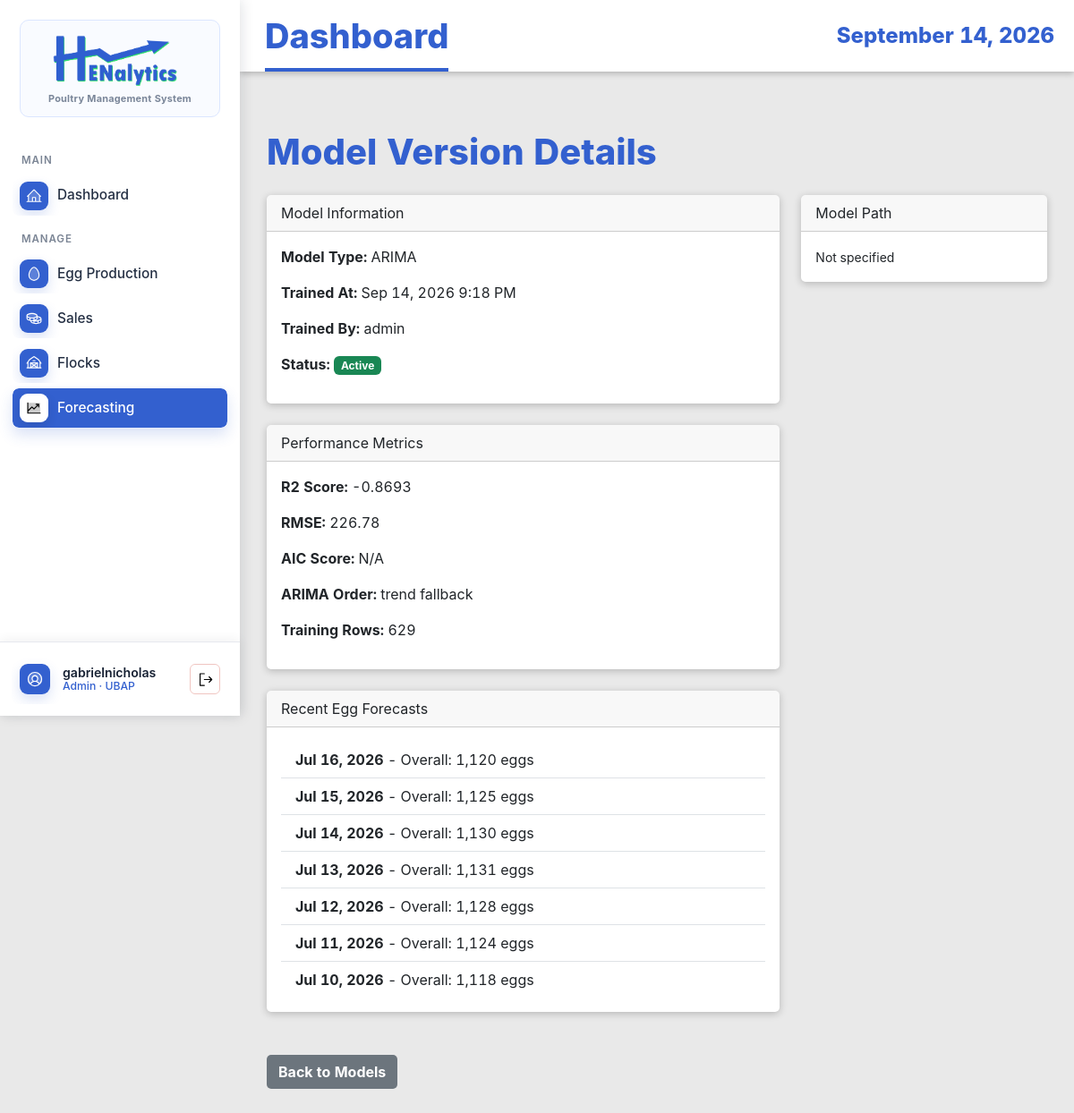
Page /model-versions/577/ (signed in) on the committed database.
### EggProduction/models.py (models this page shows, shortened)
class ModelVersion(models.Model):
    MODEL_TYPE_CHOICES = (
        ('arima', 'ARIMA'),
        ('mlr', 'Multiple Linear Regression'),
        ('hybrid', 'Hybrid Model'),
        ('lstm', 'LSTM Neural Network'),
    )
    model_type = models.CharField(max_length=20, choices=MODEL_TYPE_CHOICES)
    trained_at = models.DateTimeField(auto_now_add=True)
    triggered_by = models.ForeignKey(User, on_delete=models.SET_NULL, null=True)
    r2_score = models.DecimalField(max_digits=5, decimal_places=4, null=True, blank=True)
    rmse = models.DecimalField(max_digits=10, decimal_places=2, null=True, blank=True)
    mae = models.DecimalField(max_digits=10, decimal_places=2, null=True, blank=True)
    mape = models.DecimalField(max_digits=8, decimal_places=2, null=True, blank=True)
    baseline_rmse = models.DecimalField(max_digits=10, decimal_places=2, null=True, blank=True)
    aic_score = models.DecimalField(max_digits=15, decimal_places=2, null=True, blank=True)
    arima_order = models.CharField(max_length=80, null=True, blank=True, help_text="Format: (p,d,q)")
    pkl_path = models.CharField(max_length=255, null=True, blank=True)
    feature_set = models.CharField(max_length=50, blank=True, default='')
    selection_metric = models.CharField(max_length=30, blank=True, default='rolling_mae_mape')
    comparison_summary = models.JSONField(blank=True, default=dict)
    is_active = models.BooleanField(default=True)
    training_rows = models.IntegerField(null=True, blank=True)
    created_at = models.DateTimeField(auto_now_add=True)
    class Meta:
        ordering = ['-trained_at']
        verbose_name_plural = "Model Versions"

class HarvestForecast(models.Model):
    flock = models.ForeignKey(Flock, on_delete=models.CASCADE, related_name='harvest_forecasts')
    model_version = models.ForeignKey(ModelVersion, on_delete=models.CASCADE, related_name='harvest_forecasts')
    forecast_date = models.DateField()
    grade = models.CharField('egg size', max_length=20, choices=FORECAST_CATEGORY_CHOICES)
    predicted_qty = models.IntegerField(validators=[MinValueValidator(0)])
    lower_qty = models.IntegerField(validators=[MinValueValidator(0)], null=True, blank=True)
    upper_qty = models.IntegerField(validators=[MinValueValidator(0)], null=True, blank=True)
    created_at = models.DateTimeField(auto_now_add=True)
    class Meta:
        ordering = ['-forecast_date']
        unique_together = ('flock', 'model_version', 'forecast_date', 'grade')

### EggProduction/views.py (the view)
# urls.py: path('model-versions/<int:pk>/', views.ModelVersionDetailView.as_view(), name='model-version-detail'),
class ModelVersionDetailView(AdminAccessMixin, DetailView):
    model = ModelVersion
    template_name = 'egg_production/model_version_detail.html'
    context_object_name = 'model'
    def get_context_data(self, **kwargs):
        context = super().get_context_data(**kwargs)
        model = self.get_object()
        context['harvest_forecasts'] = HarvestForecast.objects.filter(model_version=model)[:10]
        context['sales_forecasts'] = SalesForecast.objects.filter(model_version=model)[:10]
        return context

### EggProduction/views.py (called while the page is built)
    def test_func(self):
        user = self.request.user
        try:
            profile = UserProfile.objects.get(user=user)
            return profile.role == 'admin' or user.username == 'gabrielnicholas'
        except UserProfile.DoesNotExist:
            return user.username == 'gabrielnicholas'

### EggProduction/templates/egg_production/model_version_detail.html (shortened to what this page needs)
{% extends 'base.html' %}
{% load humanize %}
{% block content %}
<div class="container mt-4">
    <h1 class="mb-4">Model Version Details</h1>
    <div class="row mb-4">
        <div class="col-md-8">
            <div class="card mb-4">
                <div class="card-header">Model Information</div>
                <div class="card-body">
                    <p><strong>Model Type:</strong> {{ model.get_model_type_display }}</p>
                    <p><strong>Trained At:</strong> {{ model.trained_at|date:"M d, Y g:i A" }}</p>
                    <p><strong>Trained By:</strong> {{ model.triggered_by.get_full_name|default:model.triggered_by.username }}</p>
                    <p><strong>Status:</strong>
                        {% if model.is_active %}<span class="badge bg-success">Active</span>
                        {% else %}<span class="badge bg-secondary">Inactive</span>{% endif %}
                    </p>
                </div>
            </div>
            <div class="card mb-4">
                <div class="card-header">Performance Metrics</div>
                <div class="card-body">
                    <p><strong>R2 Score:</strong> {{ model.r2_score|default:"N/A" }}</p>
                    <p><strong>RMSE:</strong> {{ model.rmse|default:"N/A" }}</p>
                    <p><strong>AIC Score:</strong> {{ model.aic_score|default:"N/A" }}</p>
                    <p><strong>ARIMA Order:</strong> {{ model.arima_order|default:"N/A" }}</p>
                    <p><strong>Training Rows:</strong> {{ model.training_rows|default:"N/A"|intcomma }}</p>
                </div>
            </div>
            {% if harvest_forecasts %}
            <div class="card mb-4">
                <div class="card-header">Recent Egg Forecasts</div>
                <div class="card-body">
                    <ul class="list-group list-group-flush">
                        {% for forecast in harvest_forecasts %}
                        <li class="list-group-item">
                            <strong>{{ forecast.forecast_date|date:"M d, Y" }}</strong> -
                            {{ forecast.get_grade_display }}: {{ forecast.predicted_qty|intcomma }} eggs
                        </li>
                        {% endfor %}
                    </ul>
                </div>
            </div>
            {% endif %}
        </div>
        <div class="col-md-4">
            <div class="card">
                <div class="card-header">Model Path</div>
                <div class="card-body">
                    <small>{{ model.pkl_path|default:"Not specified" }}</small>
                </div>
            </div>
        </div>
    </div>
    <a href="{% url 'eggproduction:model-version-list' %}" class="btn btn-secondary">Back to Models</a>
</div>
{% endblock %}

### EggProduction/templates/base.html (shortened to what this page needs)
{% load static %}
<!DOCTYPE html>
<html lang="en">
<head>
    <link href="{% static 'vendor/bootstrap/css/bootstrap.min.css' %}" rel="stylesheet">
    <link rel="stylesheet" href="{% static 'vendor/datatables/css/jquery.dataTables.min.css' %}">
    <link rel="stylesheet" href="{% static 'vendor/datatables-buttons/css/buttons.dataTables.min.css' %}">
    <link rel="stylesheet" href="{% static 'EggProduction/css/style.css' %}">
</head>
<body class="{% if request.user.is_authenticated %}app-body{% else %}auth-body{% endif %}">
    {% if request.user.is_authenticated %}
    <div class="app-shell">
        <aside class="app-sidebar">
            <a href="{% url 'eggproduction:dashboard' %}" class="brand-lockup">
                <span class="brand-card">
                    <img src="{% static 'EggProduction/img/logo-blue-ver.png' %}" alt="Henalytics">
                    <span class="brand-subtitle">Poultry Management System</span>
                </span>
            </a>
            <nav class="side-nav" aria-label="Main navigation">
                <div class="nav-section-label">MAIN</div>
                <a href="{% url 'eggproduction:dashboard' %}"
                    class="side-link {% if request.resolver_match.url_name == 'dashboard' %}active{% endif %}">
                    <img class="side-icon side-img-icon" src="{% static 'EggProduction/img/house-line-duotone.svg' %}"
                        alt="" aria-hidden="true">
                    <span>Dashboard</span>
                </a>
                <div class="nav-section-label">MANAGE</div>
                <a href="{% url 'eggproduction:production-log-list' %}"
                    class="side-link {% if 'production-log' in request.resolver_match.url_name or 'grading-log' in request.resolver_match.url_name %}active{% endif %}">
                    <img class="side-icon side-img-icon" src="{% static 'EggProduction/img/egg-duotone.svg' %}" alt=""
                        aria-hidden="true">
                    <span>Egg Production</span>
                </a>
                <a href="{% url 'eggproduction:sales-transaction-list' %}"
                    class="side-link {% if 'sales-transaction' in request.resolver_match.url_name or 'sales-item' in request.resolver_match.url_name %}active{% endif %}">
                    <img class="side-icon side-img-icon" src="{% static 'EggProduction/img/coins-duotone.svg' %}" alt=""
                        aria-hidden="true">
                    <span>Sales</span>
                </a>
                <a href="{% url 'eggproduction:flock-list' %}"
                    class="side-link {% if 'flock' in request.resolver_match.url_name %}active{% endif %}">
                    <img class="side-icon side-img-icon" src="{% static 'EggProduction/img/barn-duotone.svg' %}" alt=""
                        aria-hidden="true">
                    <span>Flocks</span>
                </a>
                {% if request.user.userprofile.role == 'admin' or request.user.username == 'gabrielnicholas' %}
                <a href="{% url 'eggproduction:harvest-forecast-list' %}"
                    class="side-link {% if request.resolver_match.url_name == 'experimental-forecasting' or 'forecast' in request.resolver_match.url_name or 'model-version' in request.resolver_match.url_name %}active{% endif %}">
                    <img class="side-icon side-img-icon" src="{% static 'EggProduction/img/chart-line-up-duotone.svg' %}"
                        alt="" aria-hidden="true">
                    <span>Forecasting</span>
                </a>
                {% endif %}
            </nav>
            <div class="sidebar-account">
                <div class="account-summary">
                    <img class="account-avatar-img" src="{% static 'EggProduction/img/user-circle-duotone.svg' %}" alt=""
                        aria-hidden="true">
                    <span class="account-copy">
                        <span class="account-name">{{ request.user.get_full_name|default:request.user.username }}</span>
                        <span class="account-role">
                            {% if request.user.is_superuser %}
                            Admin
                            {% elif request.user.userprofile.display_role %}
                            {{ request.user.userprofile.display_role }}
                            {% else %}
                            Staff
                            {% endif %}
                            &middot; UBAP
                        </span>
                    </span>
                    <form method="post" action="{% url 'logout' %}" class="account-logout-form account-logout-inline" data-swal-logout
                        data-swal-title="Sign out?"
                        data-swal-text="You will be returned to the login page."
                        data-swal-confirm-text="Sign out"
                        data-swal-cancel-text="Stay signed in">
                        <button type="submit" class="account-logout-button" title="Logout" aria-label="Logout">
                            <img class="logout-icon-img" src="{% static 'EggProduction/img/sign-out.svg' %}" alt="" aria-hidden="true">
                        </button>
                    </form>
                </div>
            </div>
        </aside>
        <section class="app-panel">
            <header class="app-topbar">
                <h1>{% block page_title %}Dashboard{% endblock %}</h1>
                <time>{% now "F j, Y" %}</time>
            </header>
            <main class="app-content">
                {% else %}
                <main>
                    {% endif %}
                    {% block content %}{% endblock %}
                    {% if request.user.is_authenticated %}
                </main>
        </section>
    </div>
    {% else %}
    </main>
    {% endif %}
</body>
</html>

### rows in the picture
ModelVersion: model_type "ARIMA", trained_at "Sep 14, 2026 9:18 PM", triggered_by.get_full_name "admin", r2_score "-0.8693", rmse "226.78", aic_score "N/A", arima_order "trend fallback", training_rows "629", pkl_path "Not specified"
HarvestForecast: forecast_date "Jul 16, 2026", grade "Overall", predicted_qty "1,120"
HarvestForecast: forecast_date "Jul 15, 2026", grade "Overall", predicted_qty "1,125"
HarvestForecast: forecast_date "Jul 14, 2026", grade "Overall", predicted_qty "1,130"
HarvestForecast: forecast_date "Jul 13, 2026", grade "Overall", predicted_qty "1,131"
HarvestForecast: forecast_date "Jul 12, 2026", grade "Overall", predicted_qty "1,128"
HarvestForecast: forecast_date "Jul 11, 2026", grade "Overall", predicted_qty "1,124"
HarvestForecast: forecast_date "Jul 10, 2026", grade "Overall", predicted_qty "1,118"

### other values in the picture
{{ request.user.get_full_name|default:request.user.username }} "gabrielnicholas"
